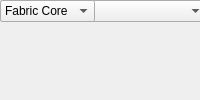
<?xml version="1.0" encoding="UTF-8"?>
<ui version="4.0">
 <class>MainWindow</class>
 <widget class="QMainWindow" name="MainWindow">
  <property name="windowTitle"><string>Convert</string></property>
  <widget class="QWidget" name="centralwidget">
   <!-- NOTE: this is a simplified structural mirror of the generated
        <module>_ui.py, not a full round-trip Designer file. Regenerate
        both from the same spec if you need to edit layout by hand. -->
       <widget class="QLabel" name="label_name">
     <property name="text"><string>Block name</string></property>
    </widget>
       <widget class="QLineEdit" name="name"/>
       <widget class="QLabel" name="label_n_bits_in">
     <property name="text"><string>Bit Width In (added for Xcos; not a casper_library mask param)</string></property>
    </widget>
       <widget class="QSpinBox" name="n_bits_in"/>
       <widget class="QLabel" name="label_bin_pt_in">
     <property name="text"><string>Binary Point In</string></property>
    </widget>
       <widget class="QSpinBox" name="bin_pt_in"/>
       <widget class="QLabel" name="label_n_bits_out">
     <property name="text"><string>Bit Width Out</string></property>
    </widget>
       <widget class="QSpinBox" name="n_bits_out"/>
       <widget class="QLabel" name="label_bin_pt_out">
     <property name="text"><string>Binary Point Out</string></property>
    </widget>
       <widget class="QSpinBox" name="bin_pt_out"/>
       <widget class="QLabel" name="label_quantization">
     <property name="text"><string>Quantization</string></property>
    </widget>
       <widget class="QComboBox" name="quantization">
     <item><property name="text"><string>Truncate</string></property></item>
     <item><property name="text"><string>Round  (unbiased: +/- Inf)</string></property></item>
     <item><property name="text"><string>Round  (unbiased: Even Values)</string></property></item>
     <item><property name="text"><string>Round  (unbiased: Zero)</string></property></item>
     <item><property name="text"><string>Round  (unbiased: Odd Values)</string></property></item>
     <item><property name="text"><string>Round  (biased: Up)</string></property></item>
     <item><property name="text"><string>Round  (biased: Down)</string></property></item>
    </widget>
       <widget class="QLabel" name="label_overflow">
     <property name="text"><string>Overflow</string></property>
    </widget>
       <widget class="QComboBox" name="overflow">
     <item><property name="text"><string>Wrap</string></property></item>
     <item><property name="text"><string>Saturate</string></property></item>
    </widget>
       <widget class="QLabel" name="label_csp_latency">
     <property name="text"><string>Latency</string></property>
    </widget>
       <widget class="QSpinBox" name="csp_latency"/>
       <widget class="QLabel" name="label_implementation">
     <property name="text"><string>Implementation</string></property>
    </widget>
       <widget class="QComboBox" name="implementation">
     <item><property name="text"><string>Fabric Core</string></property></item>
     <item><property name="text"><string>DSP Core</string></property></item>
     <item><property name="text"><string>Behavioural</string></property></item>
    </widget>
  </widget>
 </widget>
 <resources/>
 <connections/>
</ui>
